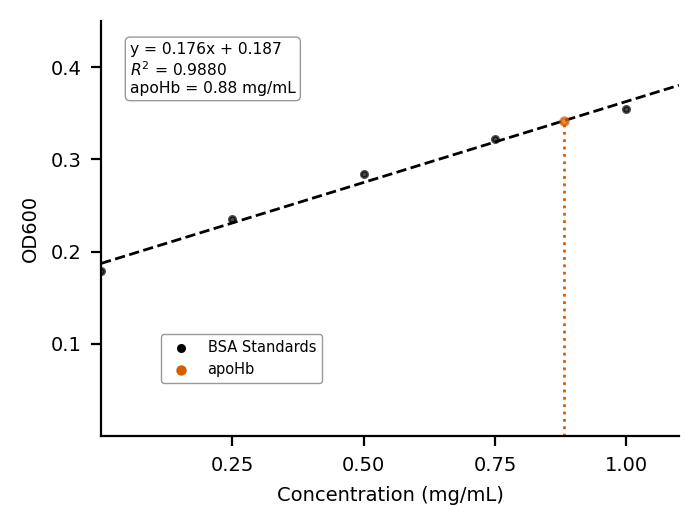

Write Python code to recreate this figure.
# Figure v3 | X-Y scatter of OD600 by mg/mL | black/orange
# Data: Bradford Curves.csv
# Columns used: ['mg/mL', 'OD600']

import pandas as pd
import numpy as np
import matplotlib.pyplot as plt
import matplotlib.font_manager as fm
import scipy.stats as stats

# Font detection (Arial/Helvetica fallback for Nature-style)
available = {f.name for f in fm.fontManager.ttflist}
FONT = next((f for f in ["Arial","Helvetica","DejaVu Sans","Liberation Sans"] if f in available), "sans-serif")

CONFIG = {
    "figsize": (3.5, 2.625), # Nature single col: 89 mm wide
    "dpi": 300,
    "palette": ["#000000", "#D55E00"], # Black for standards, orange-red for unknown
    "font_size": 7
}

plt.rcParams.update({
    "font.family": FONT,
    "font.size": CONFIG["font_size"],
    "axes.labelsize": CONFIG["font_size"],
    "xtick.labelsize": CONFIG["font_size"],
    "ytick.labelsize": CONFIG["font_size"],
    "axes.spines.top": False,
    "axes.spines.right": False,
})

# Load data
df = pd.read_csv("Bradford Curves.csv")

# Extract standards
standards = df.iloc[:5].copy()
standards['mg/mL'] = standards['mg/mL'].astype(float)
standards['OD600'] = standards['OD600'].astype(float)

# Extract unknown sample (apoHb)
unknown_row = df[df['mg/mL'] == 'apoHb']
y_unknown = unknown_row['OD600'].values[0]

# Linear Regression
slope, intercept, r_value, p_value, std_err = stats.linregress(standards['mg/mL'], standards['OD600'])

# Interpolate unknown
x_interp = (y_unknown - intercept) / slope

# Plot setup
fig, ax = plt.subplots(figsize=CONFIG["figsize"], dpi=CONFIG["dpi"])

# Scatter standards (reduced size, opaque)
ax.scatter(standards['mg/mL'], standards['OD600'], color=CONFIG["palette"][0], 
           alpha=1.0, s=5, label='BSA Standards', zorder=3)

# Regression line
x_fit = np.linspace(0, standards['mg/mL'].max() * 1.1, 100)
y_fit = slope * x_fit + intercept
ax.plot(x_fit, y_fit, "--k", lw=1.0, zorder=2)

# Interpolated unknown point (reduced size, opaque)
ax.scatter([x_interp], [y_unknown], color=CONFIG["palette"][1], 
           alpha=1.0, s=7.5, zorder=4, label='apoHb')

# Dashed line for interpolation marking (vertical only)
ax.plot([x_interp, x_interp], [0, y_unknown], color=CONFIG["palette"][1], linestyle=":", lw=1.0, zorder=1)

# Text box (Upper left, reduced font and border)
text_str = f"y = {slope:.3f}x + {intercept:.3f}\n$R^2$ = {r_value**2:.4f}\napoHb = {x_interp:.2f} mg/mL"
ax.text(0.05, 0.95, text_str, transform=ax.transAxes, va="top", ha="left",
        fontsize=CONFIG["font_size"] * 0.8,
        bbox=dict(boxstyle="round,pad=0.3", facecolor="white", edgecolor="gray", alpha=0.8, lw=0.5))

# Axes limits
ax.set_xlim(left=0, right=1.1)
ax.set_ylim(bottom=0, top=0.45)

# Axes ticks
ax.set_xticks([0.25, 0.5, 0.75, 1.0])
ax.set_yticks([0.1, 0.2, 0.3, 0.4])

# Axis labels
ax.set_xlabel("Concentration (mg/mL)")
ax.set_ylabel("OD600")

# Legend
# Aligned left edge with text box (x = 0.055 in data coords corresponds to x = 0.05 in axes coords)
# Moved down 70% from previous y=0.05 (0.05 - 0.035 = 0.015)
leg = ax.legend(loc="lower left", bbox_to_anchor=(0.055, 0.015), bbox_transform=ax.transData, 
                fontsize=CONFIG["font_size"] * 0.75, frameon=True)
leg.get_frame().set_edgecolor('grey')
leg.get_frame().set_linewidth(0.5)

fig.tight_layout()
plt.show()
